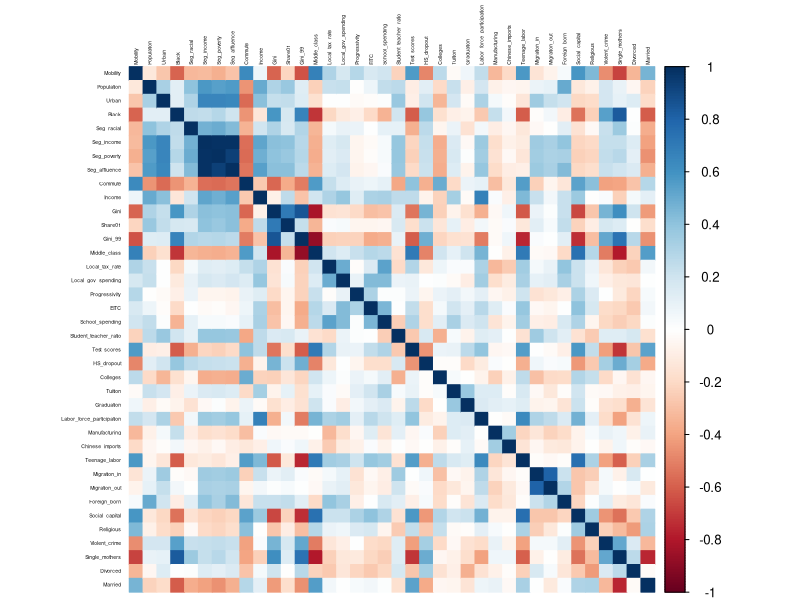
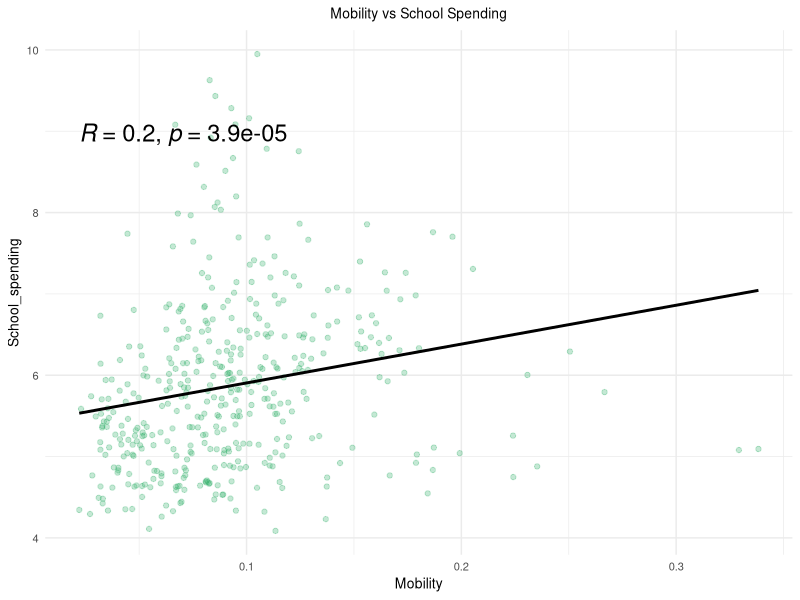
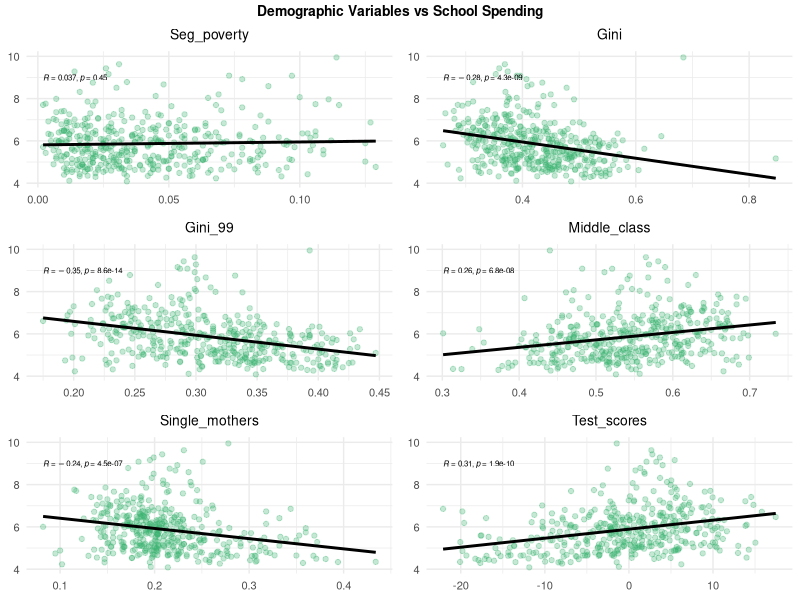
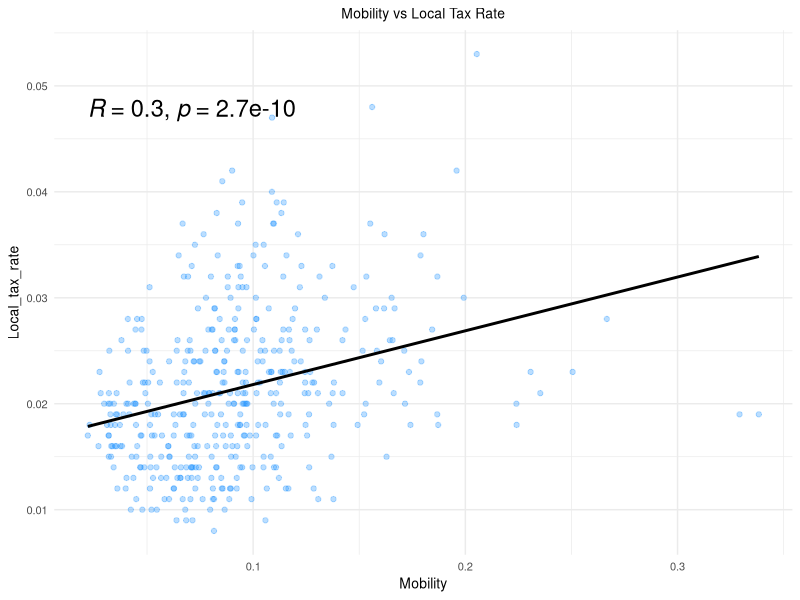
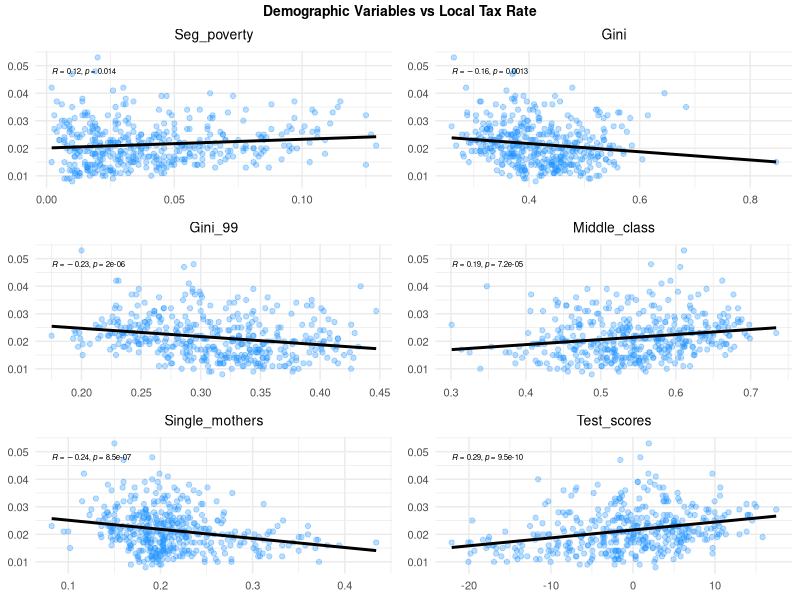
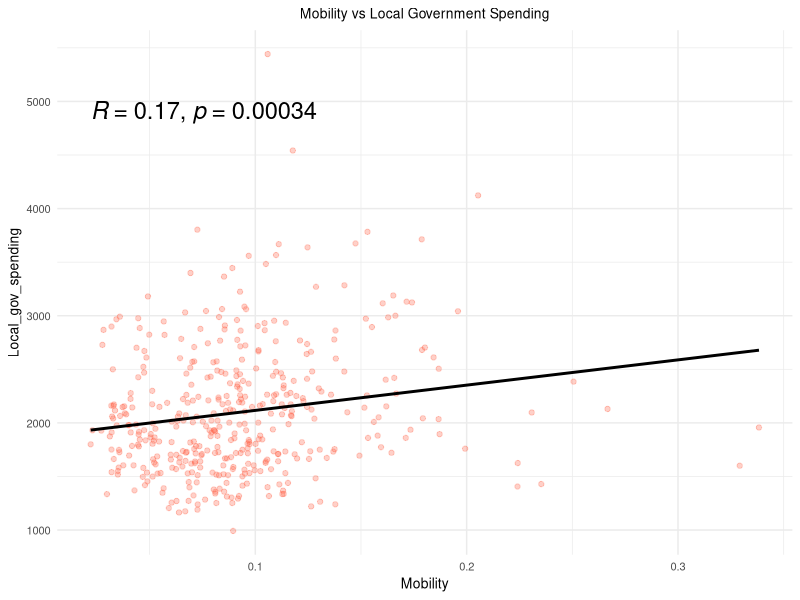
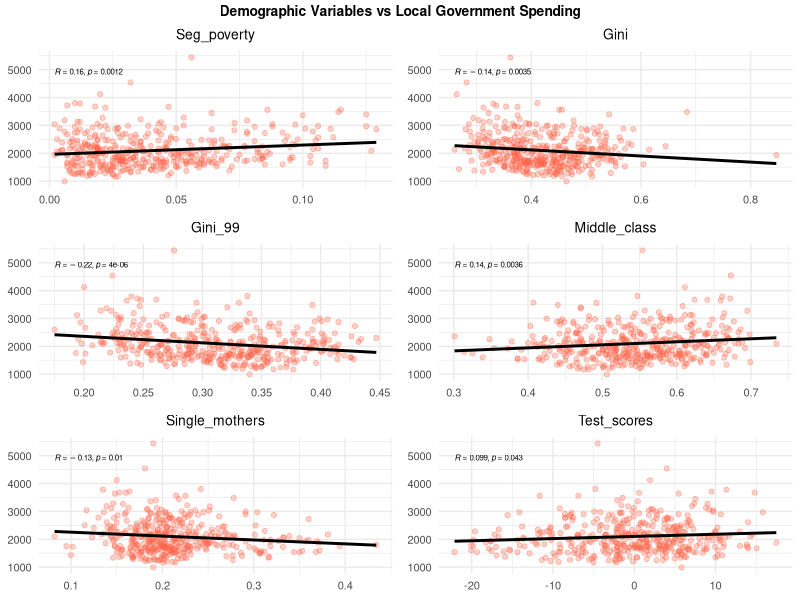
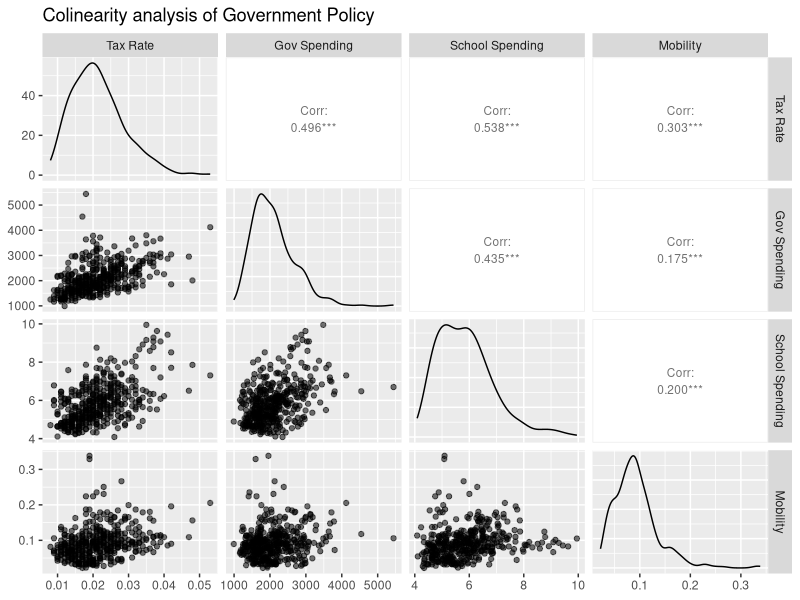

Generate these figures, in order, with R: (Note: this script raises an error after producing the figures.)
## ---- chunk 1
library(grid)
library(ggpubr)
library(GGally)
library(ggplot2)
library(corrplot)
library(ggpubr)
library(cowplot)
library(gridExtra)
library(MASS) 
library(car) 
library(boot)
library(dplyr)
library(tidyr)
mobility_data <- read.csv("mobility-all.csv")
## ---- chunk 2
#data cleaning
quals <- c("ID","Name", "State", "Latitude", "Longitude")

mobility_data <- mobility_data[,!(names(mobility_data) %in% quals)]


print(colSums(is.na(mobility_data)))
## ---- chunk 3
mobility_data <- drop_na(mobility_data)
library(dplyr)

# correlation matrix
cor_matrix <- cor(mobility_data, use = "pairwise.complete.obs")

# heatmap
corrplot(cor_matrix,
         method = "color",  
         tl.col = "black",  
         tl.cex = 0.3)       

cor_df <- as.data.frame(as.table(cor_matrix))

# Remove diagonal correlations
cor_df <- cor_df %>%
  filter(Var1 != Var2)

# Standardize Var1 & Var2
cor_df <- cor_df %>%
  dplyr::rowwise() %>%
  dplyr::mutate(pair = paste(sort(c(Var1, Var2)), collapse = "_")) %>%
  dplyr::distinct(pair, .keep_all = TRUE) %>%
  dplyr::select(-pair)

# Sort by correlation
top_corr <- cor_df %>%
  arrange(desc(abs(Freq))) %>%  
  head(50)  

# Print
print(top_corr)
## ---- chunk 4
library(dplyr)
# Define policy-driven variables
policy_vars <- c("Local_tax_rate", "Local_gov_spending", "Progressivity", "Gini", 
                 "School_spending", "Gini_99", "Test_scores", 
                 "HS_dropout", "Middle_class", "Social_capital", 
                 "Colleges", "Tuition", "Single_mothers")

# Correlation matrix
cor_matrix <- cor(mobility_data, use = "pairwise.complete.obs")

# Convert matrix into a dataframe
cor_df <- as.data.frame(as.table(cor_matrix))

# Remove diagonal correlations
cor_df <- cor_df %>%
  filter(Var1 != Var2)

# Standardize Var1 & Var2
cor_df <- cor_df %>%
  dplyr::rowwise() %>%
  dplyr::mutate(pair = paste(sort(c(Var1, Var2)), collapse = "_")) %>%  
  dplyr::distinct(pair, .keep_all = TRUE) %>%
  dplyr::select(-pair) 

# Find top 5 correlated variables
top_correlations <- list()

for (var in policy_vars) {
  top_5 <- cor_df %>%
    filter(Var1 == var | Var2 == var) %>% 
    arrange(desc(abs(Freq))) %>% 
    head(5)  
  top_correlations[[var]] <- top_5
}

# Display 
print(top_correlations)
## ---- chunk 5
# Create scatter plots
plot_scatter <- function(x_var, color, text_size = 5, r_p_size = 5, keep_axis_titles = FALSE) {  
  ggplot(mobility_data, aes(.data[[x_var]], School_spending)) +  
    geom_point(color = color, alpha = .3) + 
    geom_smooth(method = "lm", color = "black", se = FALSE) +  # Add linear regression line
    stat_cor(label.x = min(mobility_data[[x_var]], na.rm = TRUE), 
             label.y = max(mobility_data$School_spending, na.rm = TRUE) * 0.9, 
             size = r_p_size) +  # Adds R & p-values 
    ggtitle(paste(x_var)) + 
    theme_minimal() +
    theme(
      axis.title = if (keep_axis_titles) element_text(size = 10) else element_blank(),  
      axis.text = element_text(size = 8),  
      plot.title = element_text(hjust = 0.5, size = 10) 
    )
}

# Create plot vs mobility
mobility_plot <- plot_scatter("Mobility", "mediumseagreen", text_size = 5, r_p_size = 6, keep_axis_titles = TRUE) +
  ggtitle("Mobility vs School Spending")

# Create plots for other variables 
p1 <- plot_scatter("Seg_poverty", "mediumseagreen", r_p_size = 2)
p2 <- plot_scatter("Gini", "mediumseagreen", r_p_size = 2)
p3 <- plot_scatter("Gini_99", "mediumseagreen", r_p_size = 2)
p4 <- plot_scatter("Middle_class", "mediumseagreen", r_p_size = 2)
p5 <- plot_scatter("Single_mothers", "mediumseagreen", r_p_size = 2)
p6 <- plot_scatter("Test_scores", "mediumseagreen", r_p_size = 2)

# Display 
print(mobility_plot)

# Display all other plots on one page
grid.arrange(
  arrangeGrob(p1, p2, p3, p4, p5, p6, ncol = 2, 
              top = textGrob("Demographic Variables vs School Spending", 
                             gp = gpar(fontsize = 10, fontface = "bold")))
)
## ---- chunk 6
data <- mobility_data
# Create scatter plots
plot_scatter <- function(x_var, color, text_size = 5, r_p_size = 5, keep_axis_titles = FALSE) {  
  ggplot(data, aes(.data[[x_var]], Local_tax_rate)) + 
    geom_point(color = color, alpha = .3) + 
    geom_smooth(method = "lm", color = "black", se = FALSE) +  
    stat_cor(label.x = min(data[[x_var]]), 
             label.y = max(data$Local_tax_rate, na.rm = TRUE) * 0.9, 
             size = r_p_size) + 
    ggtitle(paste(x_var)) + 
    theme_minimal() +
    theme(
      axis.title = if (keep_axis_titles) element_text(size = 10) else element_blank(), 
      axis.text = element_text(size = 8),  
      plot.title = element_text(hjust = 0.5, size = 10) 
    )
}

# Create plot vs Mobility
mobility_plot <- plot_scatter("Mobility", "dodgerblue", text_size = 5, r_p_size = 6, keep_axis_titles = TRUE) +
  ggtitle("Mobility vs Local Tax Rate")

# Create plots for other variables 
p1 <- plot_scatter("Seg_poverty", "dodgerblue", r_p_size = 2)
p2 <- plot_scatter("Gini", "dodgerblue", r_p_size = 2)
p3 <- plot_scatter("Gini_99", "dodgerblue", r_p_size = 2)
p4 <- plot_scatter("Middle_class", "dodgerblue", r_p_size = 2)
p5 <- plot_scatter("Single_mothers", "dodgerblue", r_p_size = 2)
p6 <- plot_scatter("Test_scores", "dodgerblue", r_p_size = 2)

# Display 
print(mobility_plot)

# Arrange and display all other plots on one page 
grid.arrange(
  arrangeGrob(p1, p2, p3, p4, p5, p6, ncol = 2,  
              top = textGrob("Demographic Variables vs Local Tax Rate", 
                             gp = gpar(fontsize = 10, fontface = "bold")))
)
## ---- chunk 7
# Create scatter plots
plot_scatter <- function(x_var, color, text_size = 5, r_p_size = 5, keep_axis_titles = FALSE) {  
  ggplot(data, aes(.data[[x_var]], Local_gov_spending)) +  
    geom_point(color = color, alpha = .3, na.rm = TRUE) + 
    geom_smooth(method = "lm", color = "black", se = FALSE) +  
    stat_cor(label.x = min(data[[x_var]], na.rm = TRUE), 
             label.y = max(data$Local_gov_spending, na.rm = TRUE) * 0.9, 
             size = r_p_size) + 
    ggtitle(paste(x_var)) +  
    theme_minimal() +
    theme(
      axis.title = if (keep_axis_titles) element_text(size = 10) else element_blank(),  
      axis.text = element_text(size = 8),  
      plot.title = element_text(hjust = 0.5, size = 10)  
    )
}

# Create plot vs Mobility
mobility_plot <- plot_scatter("Mobility", "tomato", text_size = 5, r_p_size = 6, keep_axis_titles = TRUE) +
  ggtitle("Mobility vs Local Government Spending")

# Create plots for other variables 
p1 <- plot_scatter("Seg_poverty", "tomato", r_p_size = 2)
p2 <- plot_scatter("Gini", "tomato", r_p_size = 2)
p3 <- plot_scatter("Gini_99", "tomato", r_p_size = 2)
p4 <- plot_scatter("Middle_class", "tomato", r_p_size = 2)
p5 <- plot_scatter("Single_mothers", "tomato", r_p_size = 2)
p6 <- plot_scatter("Test_scores", "tomato", r_p_size = 2)

# Display 
print(mobility_plot)

# Arrange and display all other plots on one page 
grid.arrange(
  arrangeGrob(p1, p2, p3, p4, p5, p6, ncol = 2,  
              top = textGrob("Demographic Variables vs Local Government Spending", 
                             gp = gpar(fontsize = 10, fontface = "bold")))
)

## ---- chunk 8
mobility_data[c("Local_tax_rate", "Local_gov_spending", "School_spending", "Mobility")] %>%
  ggpairs(aes(alpha = 0.5), 
          upper = list(continuous = wrap("cor", size = 3)),
          columnLabels = c("Tax Rate", "Gov Spending", "School Spending", "Mobility"),
          title = "Colinearity analysis of Government Policy",
          progress = FALSE)
## ---- chunk 9

# Define predictor variables
candidate_vars <- c("Local_tax_rate", "Local_gov_spending", "School_spending", 
                    "Income", "Black", "Seg_racial", "Seg_income", "Gini", "Middle_class",
                    "School_spending_sq", "Tax_Spend_interaction")

# Model formula
full_formula <- as.formula(paste("Mobility ~", paste(candidate_vars, collapse = " + ")))

# Fit the full model
full_model <- lm(full_formula, data = mobility_data)
summary(full_model)

# Stepwise selection (both directions)
best_model <- stepAIC(full_model, direction = "both", trace = FALSE)
summary(best_model)

# Multicollinearity check using VIF
vif_values <- vif(best_model)
print(vif_values)

# Final model
final_model <- best_model
summary(final_model)


# Final model’s formula to a GLM with Gaussian family
model_glm <- glm(formula(final_model), data = model_data, family = gaussian())

cv_error <- cv.glm(model_data, model_glm, K = 10)
cat("Cross-Validation Error:", cv_error$delta[1], "\n")
